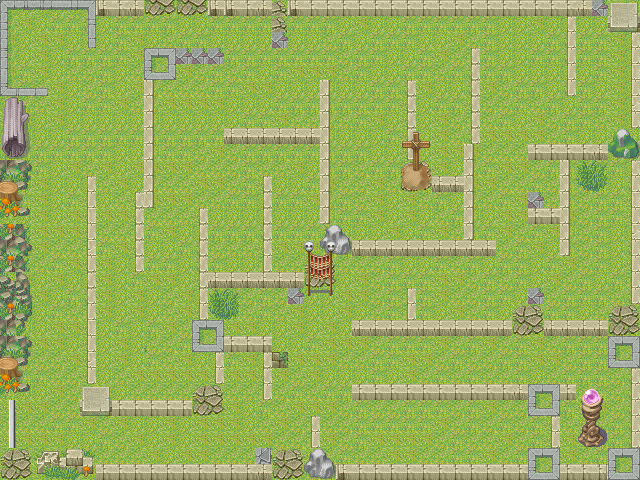

Below is a game level as drawn by its tile map, then a one-line description and the .tmx that defines it (tile-layer data replaced by summaries):
An orthogonal 40x30 tile map with 16x16 px tiles, 3 tile layers (camada_1, camada_2, camada_3).

<map version="1.2" tiledversion="1.3.1" orientation="orthogonal" renderorder="right-down" compressionlevel="-1" width="40" height="30" tilewidth="16" tileheight="16" infinite="0" nextlayerid="4" nextobjectid="1">
 <tileset firstgid="1" source="tileset.tsx" />
 <layer id="1" name="camada_1" width="40" height="30">
  <data>[1200 cells, 1200 non-empty, 4 distinct tile ids]</data>
 </layer>
 <layer id="2" name="camada_2" width="40" height="30">
  <data>[1200 cells, 438 non-empty, 93 distinct tile ids]</data>
 </layer>
 <layer id="3" name="camada_3" width="40" height="30">
  <data>[1200 cells, 178 non-empty, 24 distinct tile ids]</data>
 </layer>
</map>
